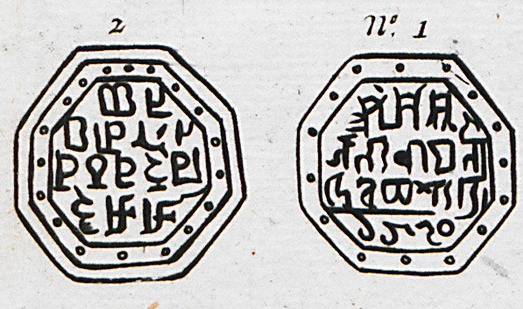
#> input picture source-assets/pilot-v1/objects/obj-01-assam-coin-sketch-by-jean-baptise-tavernir.jpg, 523 x 309 px, given in place of rang-ghar-original.jpg, which was not available
$ python build_kit.py
#> lines starting #> are read from the running program, lines starting #| are printed output that depends on the picture; after the words box and inside, x2 and y2 are one past the last pixel; in counts of white or black regions, pixels touching at a corner belong together; pictures that were not available may be replaced by others from this repository, and a replacement may not be noted
"""Build editable AxomRank vectors from supplied artwork; raster exports use Inkscape."""
from pathlib import Path
import json,hashlib,html,math,subprocess,base64
from collections import defaultdict
import numpy as np
from PIL import Image
ROOT=Path(__file__).resolve().parents[1]
M='#80151A';I='#F7F2EC';C='#292929';G='#3F6B4F';B='#DED4CC';S='#6F625B';GOLD='#A77B37'
NS='http://www.w3.org/2000/svg'
def save(path,value):
 p=ROOT/path;p.parent.mkdir(parents=True,exist_ok=True);p.write_text(value)
def svg(w,h,body,title='AxomRank editable design'):
 return f'<svg xmlns="{NS}" xmlns:xlink="http://www.w3.org/1999/xlink" xmlns:inkscape="http://www.inkscape.org/namespaces/inkscape" width="{w}" height="{h}" viewBox="0 0 {w} {h}"><title>{html.escape(title)}</title>{body}</svg>'
def rect(x,y,w,h,fill,rx=0,stroke=None):return f'<rect x="{x}" y="{y}" width="{w}" height="{h}" rx="{rx}" fill="{fill}"'+(f' stroke="{stroke}" stroke-width="2"' if stroke else '')+'/>'
def text(x,y,lines,size=40,fill=C,weight=400,lang='en',leading=None,anchor='start',id=None):
 if isinstance(lines,str):lines=[lines]
 font='Noto Sans Bengali, Noto Sans, sans-serif' if lang=='as' else 'Noto Sans, sans-serif'
 return f'<text'+(f' id="{id}"' if id else '')+f' x="{x}" y="{y}" fill="{fill}" font-family="{font}" font-size="{size}" font-weight="{weight}" text-anchor="{anchor}" xml:lang="{lang}">'+''.join(f'<tspan x="{x}" dy="{0 if n==0 else leading or size*1.42}">{html.escape(v)}</tspan>' for n,v in enumerate(lines))+'</text>'
def rdp(points,eps=.6):
 if len(points)<3:return points
 a=np.array(points[0]);b=np.array(points[-1]);pts=np.array(points)
 v=b-a;length=np.linalg.norm(v)
 dist=np.linalg.norm(pts-a,axis=1) if length==0 else np.abs(v[0]*(pts[:,1]-a[1])-v[1]*(pts[:,0]-a[0]))/length
 ix=int(np.argmax(dist))
 if dist[ix]<=eps:return [points[0],points[-1]]
 return rdp(points[:ix+1],eps)[:-1]+rdp(points[ix:],eps)
def trace():
 source=ROOT/'logo/source/rang-ghar-original.jpg';arr=np.array(Image.open(source).convert('RGB'));mask=(arr[:,:,0]<220)&(arr[:,:,1]<170)&(arr[:,:,2]<170)
#> in trace, arr is the input picture: shape (309, 523, 3); mean R, G, B 188.1, 186.4, 184.8
#> after `mask = (arr[:, :, 0] < 220) & (arr[:, :, 1] < 170) & (arr[:, :, 2] < 1`:
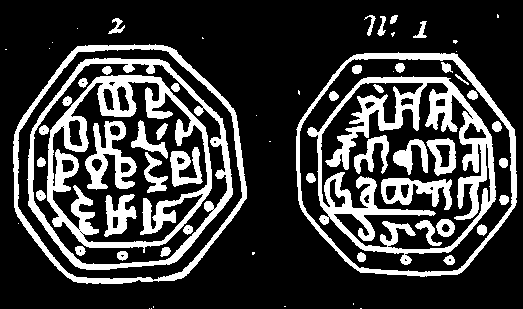
#> mask: shape (309, 523) bool; 23.6% white; 68 white regions (21 under 20 px), largest, box (x1, y1, x2, y2) and area: (307, 76, 496, 265) 9693, (47, 75, 212, 253) 7131, (27, 58, 233, 270) 4100
 ys,xs=np.where(mask);x0,x1,y0,y1=int(xs.min()),int(xs.max())+1,int(ys.min()),int(ys.max())+1
#> after `x0, x1, y0, y1 = (int(xs.min()), int(xs.max()) + 1, int(ys.min()), int`: x0 = 5; x1 = 517; y0 = 14; y1 = 309
 mask=mask[y0:y1,x0:x1];h,w=mask.shape
#> after `mask = mask[y0:y1, x0:x1]`:
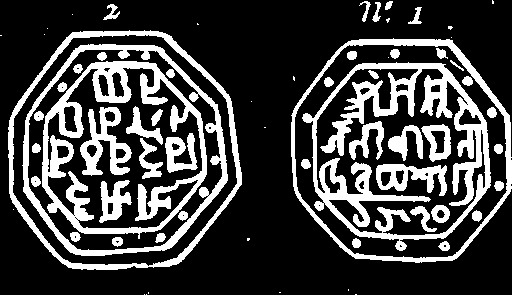
#> mask: shape (295, 512) bool; 25.2% white; 68 white regions (21 under 20 px), largest, box (x1, y1, x2, y2) and area: (302, 62, 491, 251) 9693, (42, 61, 207, 239) 7131, (22, 44, 228, 256) 4100
#> after `h, w = mask.shape`: h = 295; w = 512
 adj=defaultdict(list)
 # Clockwise edges around foreground pixels; even-odd fill preserves interior apertures.
 pad=np.pad(mask,1)
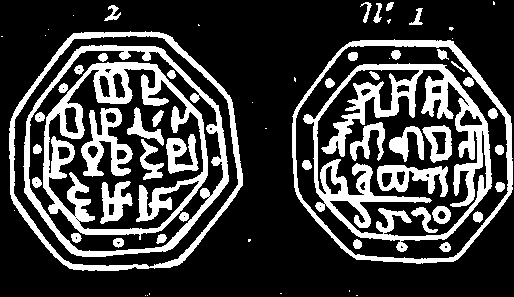
#> pad: shape (297, 514) bool; 25% white; 68 white regions (21 under 20 px), largest, box (x1, y1, x2, y2) and area: (303, 63, 492, 252) 9693, (43, 62, 208, 240) 7131, (23, 45, 229, 257) 4100
 for condition,side in [(mask&~pad[:-2,1:-1],0),(mask&~pad[1:-1,2:],1),(mask&~pad[2:,1:-1],2),(mask&~pad[1:-1,:-2],3)]:
  yy,xx=np.where(condition)
  for y,x in zip(yy.tolist(),xx.tolist()):
   a,b=([(x,y),(x+1,y)],[(x+1,y),(x+1,y+1)],[(x+1,y+1),(x,y+1)],[(x,y+1),(x,y)])[side];adj[a].append(b)
#> this loop made 4 passes
 loops=[]
 while adj:
  first=next(iter(adj));p=first;pts=[p]
  while True:
   q=adj[p].pop()
   if not adj[p]:del adj[p]
   pts.append(q);p=q
   if p==first:break
  area=sum(a[0]*b[1]-b[0]*a[1] for a,b in zip(pts,pts[1:]))/2
  if abs(area)>=6:loops.append((area,rdp(pts)))
 def paths(minarea):
  return ''.join('M'+' L'.join(f'{x},{y}' for x,y in pts)+'Z' for area,pts in loops if abs(area)>=minarea)
 detailed=paths(6);small=paths(1000)
 source_record={'source':'AxomRank_Brand_Identity_Guide.docx / word/media/image1.jpg','preserved_master':'logo/source/rang-ghar-original.jpg','sha256':hashlib.sha256(source.read_bytes()).hexdigest(),'source_dimensions':list(Image.open(source).size),'trace_bounds_xyxy':[x0,y0,x1,y1],'viewbox':[w,h],'method':'Foreground pixel contours, even-odd holes, Douglas-Peucker tolerance 0.6 source pixels; tiny regions below 6 px² removed. One-colour normalisation. No generated replacement geometry.','companion_method':'Same traced contours; areas below 1000 source px² removed for small-size clarity.','approval':'Developed from supplied brand-guide artwork; technical QA complete after export; owner signoff pending.'}
 save('logo/source/provenance.json',json.dumps(source_record,indent=2)+'\n')
 for name,color in [('master',M),('monochrome',C),('reversed',I)]:save(f'logo/svg/rang-ghar-{name}.svg',svg(w,h,f'<path fill="{color}" fill-rule="evenodd" d="{detailed}"/>','Rang Ghar source-traced mark'))
 for name,color in [('maroon',M),('charcoal',C),('ivory',I)]:save(f'logo/svg/rang-ghar-small-{name}.svg',svg(w,h,f'<path fill="{color}" fill-rule="evenodd" d="{small}"/>','Rang Ghar simplified source-derived companion'))
 return w,h,detailed,small
W,H,DETAIL,SMALL=trace()
#> W = 512; H = 295
def mark(x,y,w,color=M,small=False):return f'<g transform="translate({x} {y}) scale({w/W})"><path fill="{color}" fill-rule="evenodd" d="{SMALL if small else DETAIL}"/></g>'
for name,bg,fg in [('maroon',I,M),('reversed',M,I)]:
 save(f'logo/svg/profile-{name}.svg',svg(512,512,rect(0,0,512,512,bg,112)+mark(58,143,396,fg,True)))
 # Favicon is a deliberately optically larger companion; detailed master is not used at 16 px.
 save(f'logo/svg/favicon-{name}.svg',svg(64,64,rect(0,0,64,64,bg,14)+mark(5,20,54,fg,True)))
for orient in ['horizontal','stacked','bilingual']:
 for variant in ['maroon','reversed']:
  fg=M if variant=='maroon' else I
  if orient=='horizontal':w,h=1440,320;body=mark(40,74,320,fg)+text(416,195,'AxomRank',128,fg,700,id='wordmark')
  elif orient=='stacked':w,h=840,630;body=mark(150,58,540,fg)+text(420,495,'AxomRank',116,fg,700,anchor='middle',id='wordmark')
  else:w,h=1480,370;body=mark(40,80,340,fg)+text(440,188,'AxomRank',116,fg,700,id='wordmark')+text(448,266,'অসমৰ জ্ঞান আৰু শিক্ষা',43,fg,400,'as',id='assamese-descriptor')
  save(f'wordmarks/svg/{orient}-{variant}.svg',svg(w+160,h+160,f'<g transform="translate(80 80)">{body}</g>',f'AxomRank {orient} lockup, editable text'))
tokens={'version':'1.0.0','color':{k:{'$type':'color','$value':v} for k,v in {'maroon':M,'ivory':I,'charcoal':C,'white':'#FFFFFF','success':G,'border':B,'secondary':S,'gold':GOLD}.items()},'typography':{'latin':{'family':'Noto Sans','fallback':'sans-serif'},'assamese':{'family':'Noto Sans Bengali','fallback':'Noto Sans, sans-serif'},'weights':[400,600,700],'square1080':{'headline':68,'body':38,'label':24,'caption':28,'assamese_line_height':1.5}},'spacing':{'unit':8,'scale':[8,16,24,32,48,64,80,96],'square_safe_inset':80,'video_safe_inset_x':80,'video_safe_top':180,'video_safe_bottom':280},'radii':{'card':24,'pill':24,'button':16},'logo':{'clear_space':'25% of mark height on every side','detailed_min_width_px':240,'small_companion_min_width_px':32,'favicon_16_exception':'Use dedicated icon; identify by silhouette, not architectural detail.'},'formats':{'square':[1080,1080],'vertical':[1080,1920]},'language_status':'Assamese rendering and glyph coverage tested; independent fluent editorial signoff remains pending.'}
save('tokens/brand.tokens.json',json.dumps(tokens,ensure_ascii=False,indent=2)+'\n')
save('tokens/brand.css',':root {\n'+''.join(f'  --axr-{k}: {v["$value"]};\n' for k,v in tokens['color'].items())+'  --axr-font-latin: "Noto Sans", sans-serif;\n  --axr-font-assamese: "Noto Sans Bengali", "Noto Sans", sans-serif;\n  --axr-space-unit: 8px;\n  --axr-card-radius: 24px;\n  --axr-square-inset: 80px;\n}\n:lang(as) { font-family: var(--axr-font-assamese); line-height: 1.5; }\n')
def insignia(x,y,w):
#> (the run stopped early here; a loop or call above may not have finished)

$ run again, on source-assets/pilot-v1/objects/obj-02-assam-shiva-simha-squar-coin.jpg
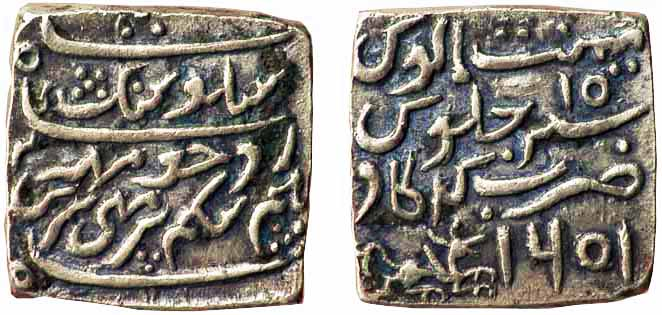
#> input picture source-assets/pilot-v1/objects/obj-02-assam-shiva-simha-squar-coin.jpg, 662 x 315 px, given in place of rang-ghar-original.jpg, which was not available
#> in trace, arr is the input picture: shape (315, 662, 3); mean R, G, B 136.3, 131.5, 124.4
#> in trace, `mask = (arr[:, :, 0] < 220) & (arr[:, :, 1] < 170) & (arr[:, :, 2] < 1`:
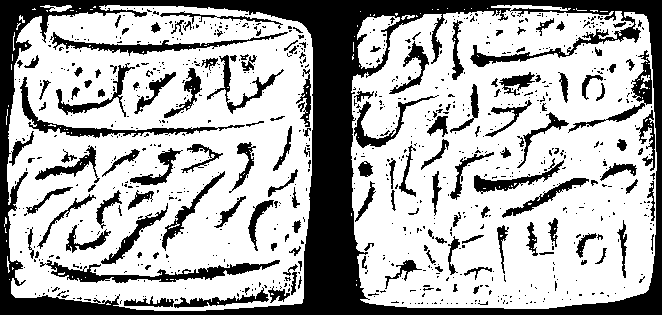
#> mask: shape (315, 662) bool; 68.7% white; 879 black regions (734 under 20 px), largest, box (x1, y1, x2, y2) and area: (0, 0, 662, 315) 36283, (40, 260, 280, 283) 1719, (20, 77, 245, 138) 1397
#> x0 = 4; x1 = 657; y0 = 5; y1 = 311
#> in trace, `pad=np.pad(mask,1)`:
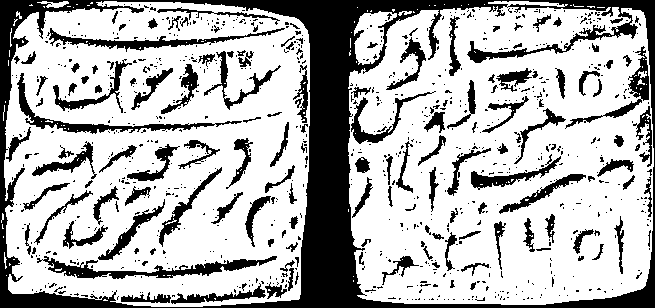
#> pad: shape (308, 655) bool; 71% white; 879 black regions (734 under 20 px), largest, box (x1, y1, x2, y2) and area: (0, 0, 655, 308) 29493, (37, 256, 277, 279) 1719, (17, 73, 242, 134) 1397
#> the loop in trace, `for condition,side in [(mask&~pad[:-2,1:-1],0),(mask&~pad[1:-1,2:],1),..` made 4 passes
